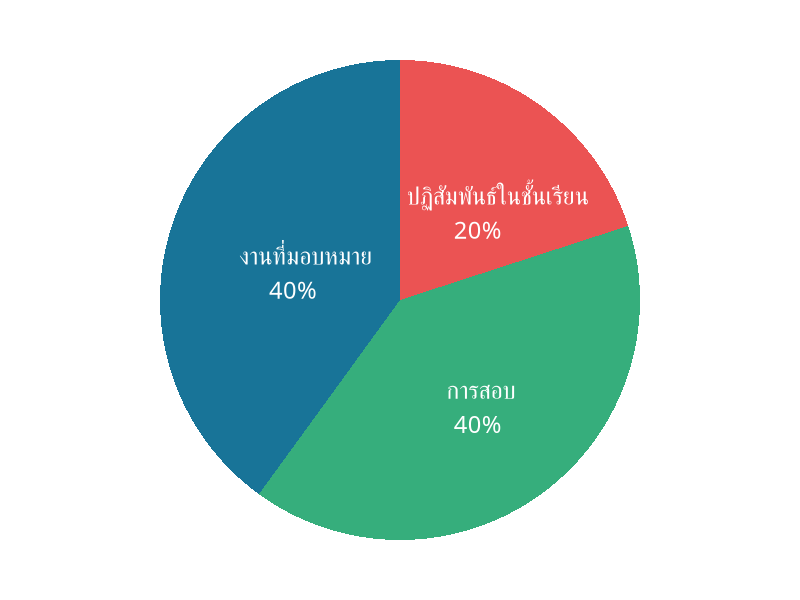

Reproduce this figure in R.
## ---- chunk 1
library(tidyverse)
mycols <- c("#187498", "#36AE7C", "#EB5353")

type <- c("การสอบ",
          "งานที่มอบหมาย",
          "ปฏิสัมพันธ์ในชั้นเรียน")
weight <- c(40,40,20)
data.frame(type,weight) |> 
  mutate(type = factor(type, levels=c(type[1],type[2],type[3]))) |> 
  arrange(weight) |> 
  mutate(lab.xpos = cumsum(weight) - 0.5*weight) |> 
  ggplot(aes(x = "", y=weight, fill = type))+
  geom_col()+
  geom_text(aes(y = lab.xpos,
            label = paste0(type,"\n",weight,"%")), angle = 0,
              family = "ChulaCharasNew", size = 6,
              col = "white", hjust = 0.35,
              vjust = 0.7)+
  scale_fill_manual(values = mycols)+
  theme_void()+
  theme(text = element_text(family = "ChulaCharasNew"),
        legend.position = "none",
        axis.text.x = element_blank(),
        axis.title = element_blank())+
  scale_y_continuous(breaks = c(0,20,50,100))+
  coord_polar(theta = "y")
